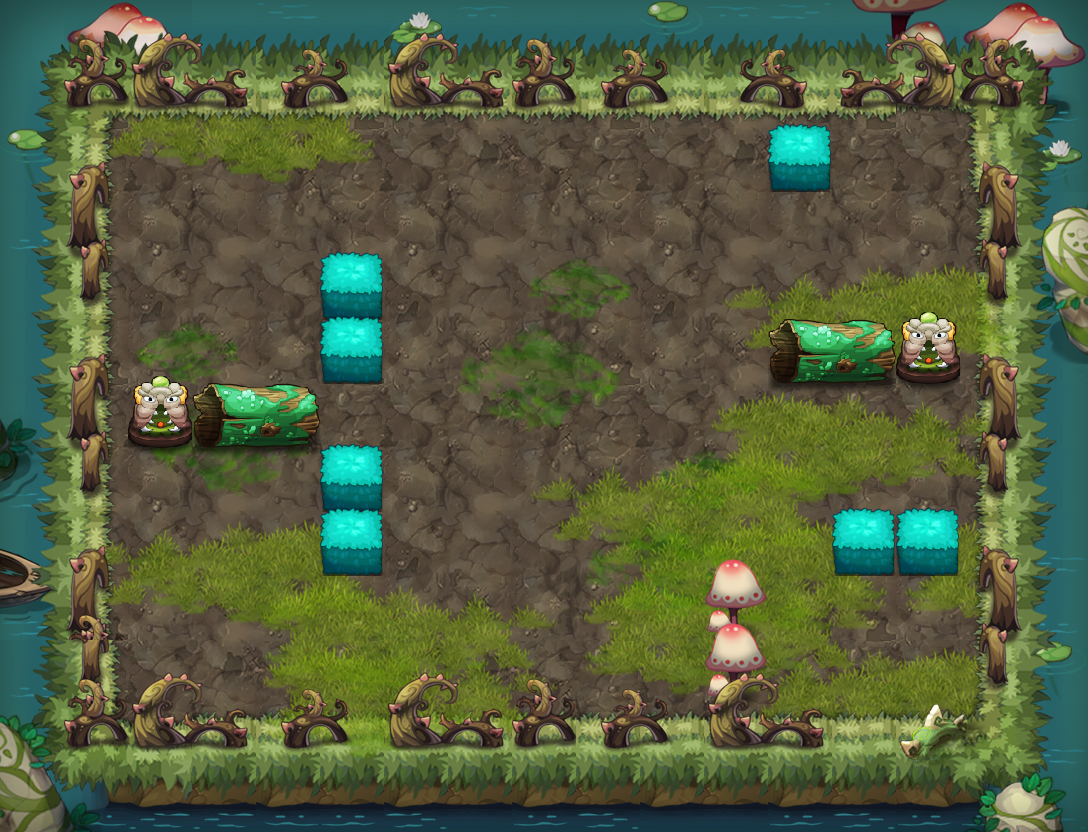

Tiled map render using the project's own tile images. Description and the map definition, with tile-layer contents summarised, below:
An orthogonal 17x13 tile map with 64x64 px tiles, 20 tile layers (PASS, 块层 15, 块层 16, 块层 17, ...) and 18 objects (14x TRAP, 3x jdsrh3, PLAYER).

<map version="1.0" orientation="orthogonal" width="17" height="13" tilewidth="64" tileheight="64">
 <properties>
  <property name="DESTRY1" value="221" />
  <property name="DESTRY2" value="225" />
  <property name="DESTRY3" value="223" />
  <property name="DESTRY_COUNT" value="3" />
  <property name="EXP" value="605" />
  <property name="ITEM" value="D018" />
  <property name="MONEY" value="908" />
 </properties>
 <tileset firstgid="1" name="swzz" tilewidth="64" tileheight="64">
  <image source="swzz-hd.png" width="1000" height="2048" />
 </tileset>
 <layer name="PASS" width="17" height="13">
  <data>[221 cells, 119 non-empty, 17 distinct tile ids]</data>
 </layer>
 <layer name="块层 15" width="17" height="13">
  <data>[221 cells, 173 non-empty, 22 distinct tile ids]</data>
 </layer>
 <layer name="块层 16" width="17" height="13">
  <data>[221 cells, 57 non-empty, 29 distinct tile ids]</data>
 </layer>
 <layer name="块层 17" width="17" height="13">
  <data>[221 cells, 32 non-empty, 4 distinct tile ids]</data>
 </layer>
 <layer name="块层 2" width="17" height="13">
  <data>[221 cells, 104 non-empty, 8 distinct tile ids]</data>
 </layer>
 <layer name="块层 19" width="17" height="13">
  <data>[221 cells, 40 non-empty, 10 distinct tile ids]</data>
 </layer>
 <layer name="块层 20" width="17" height="13">
  <data>[221 cells, 58 non-empty, 19 distinct tile ids]</data>
 </layer>
 <layer name="块层 4" width="17" height="13">
  <data>[221 cells, 16 non-empty, 6 distinct tile ids]</data>
 </layer>
 <layer name="块层 3" width="17" height="13">
  <data>[221 cells, 62 non-empty, 15 distinct tile ids]</data>
 </layer>
 <layer name="块层 6" width="17" height="13">
  <data>[221 cells, 27 non-empty, 15 distinct tile ids]</data>
 </layer>
 <layer name="块层 18" width="17" height="13">
  <data>[221 cells, 56 non-empty, 5 distinct tile ids]</data>
 </layer>
 <layer name="SHELTER 10" width="17" height="13">
  <data>[221 cells, 13 non-empty, 5 distinct tile ids]</data>
 </layer>
 <layer name="SHELTER 9" width="17" height="13">
  <data>[221 cells, 1 non-empty, 1 distinct tile ids]</data>
 </layer>
 <layer name="SHELTER 8" width="17" height="13">
  <data>[221 cells, 1 non-empty, 1 distinct tile ids]</data>
 </layer>
 <layer name="SHELTER 7" width="17" height="13">
  <data>[221 cells, 3 non-empty, 1 distinct tile ids]</data>
 </layer>
 <layer name="SHELTER 6" width="17" height="13">
  <data>[221 cells, 1 non-empty, 1 distinct tile ids]</data>
 </layer>
 <layer name="SHELTER 5" width="17" height="13">
  <data>[221 cells, 3 non-empty, 3 distinct tile ids]</data>
 </layer>
 <layer name="SHELTER 4" width="17" height="13">
  <data>[221 cells, 4 non-empty, 4 distinct tile ids]</data>
 </layer>
 <layer name="SHELTER 3" width="17" height="13">
  <data>[221 cells, 1 non-empty, 1 distinct tile ids]</data>
 </layer>
 <layer name="SHELTER 1" width="17" height="13">
  <data>[221 cells, 1 non-empty, 1 distinct tile ids]</data>
 </layer>
 <objectgroup name="对象层 1" width="34" height="26">
  <object name="PLAYER" type="PLAYER" x="896" y="384" width="64" height="64" />
  <object name="jdsrh3" x="192" y="576" width="64" height="64">
   <properties>
    <property name="lua_ai" value="monster_jdsrh_ai" />
    <property name="quality" value="jdsrh3.quality" />
   </properties>
  </object>
  <object name="jdsrh3" x="192" y="192" width="64" height="64">
   <properties>
    <property name="lua_ai" value="monster_jdsrh_ai" />
    <property name="quality" value="jdsrh3.quality" />
   </properties>
  </object>
  <object name="jdsrh3" x="832" y="576" width="64" height="64">
   <properties>
    <property name="lua_ai" value="monster_jdsrh_ai" />
    <property name="quality" value="jdsrh3.quality" />
   </properties>
  </object>
  <object name="bh1" type="TRAP" x="448" y="192" width="64" height="64">
   <properties>
    <property name="trap_ani" value="black_hole.actor" />
    <property name="trap_floor" value="true" />
    <property name="trap_id" value="2" />
    <property name="trap_sh" value="0.1" />
    <property name="trap_sw" value="0.1" />
   </properties>
  </object>
  <object name="bh1" type="TRAP" x="448" y="512" width="64" height="64">
   <properties>
    <property name="trap_ani" value="black_hole.actor" />
    <property name="trap_floor" value="true" />
    <property name="trap_id" value="2" />
    <property name="trap_sh" value="0.1" />
    <property name="trap_sw" value="0.1" />
   </properties>
  </object>
  <object name="xy1" type="TRAP" x="448" y="512" width="64" height="64">
   <properties>
    <property name="lua_ai" value="trap_mire_ai" />
    <property name="trap_sh" value="0.1" />
    <property name="trap_sw" value="0.1" />
   </properties>
  </object>
  <object name="xy1" type="TRAP" x="448" y="192" width="64" height="64">
   <properties>
    <property name="lua_ai" value="trap_mire_ai" />
    <property name="trap_sh" value="0.1" />
    <property name="trap_sw" value="0.1" />
   </properties>
  </object>
  <object name="pg1" type="TRAP" x="640" y="192" width="64" height="64">
   <properties>
    <property name="trap_ani" value="poison_ground.actor" />
    <property name="trap_floor" value="true" />
    <property name="trap_script" value="target(&quot;PLAYER&quot;):onDamage(target(&quot;PLAYER&quot;):getHP()*0.1,&quot;TRAP&quot;);" />
    <property name="trap_start_mode" value="0" />
   </properties>
  </object>
  <object name="pg1" type="TRAP" x="704" y="192" width="64" height="64">
   <properties>
    <property name="trap_ani" value="poison_ground.actor" />
    <property name="trap_floor" value="true" />
    <property name="trap_script" value="target(&quot;PLAYER&quot;):onDamage(target(&quot;PLAYER&quot;):getHP()*0.1,&quot;TRAP&quot;);" />
    <property name="trap_start_mode" value="0" />
   </properties>
  </object>
  <object name="pg1" type="TRAP" x="768" y="192" width="64" height="64">
   <properties>
    <property name="trap_ani" value="poison_ground.actor" />
    <property name="trap_floor" value="true" />
    <property name="trap_script" value="target(&quot;PLAYER&quot;):onDamage(target(&quot;PLAYER&quot;):getHP()*0.1,&quot;TRAP&quot;);" />
    <property name="trap_start_mode" value="0" />
   </properties>
  </object>
  <object name="pg1" type="TRAP" x="832" y="192" width="64" height="64">
   <properties>
    <property name="trap_ani" value="poison_ground.actor" />
    <property name="trap_floor" value="true" />
    <property name="trap_script" value="target(&quot;PLAYER&quot;):onDamage(target(&quot;PLAYER&quot;):getHP()*0.1,&quot;TRAP&quot;);" />
    <property name="trap_start_mode" value="0" />
   </properties>
  </object>
  <object name="pg1" type="TRAP" x="832" y="256" width="64" height="64">
   <properties>
    <property name="trap_ani" value="poison_ground.actor" />
    <property name="trap_floor" value="true" />
    <property name="trap_script" value="target(&quot;PLAYER&quot;):onDamage(target(&quot;PLAYER&quot;):getHP()*0.1,&quot;TRAP&quot;);" />
    <property name="trap_start_mode" value="0" />
   </properties>
  </object>
  <object name="pg1" type="TRAP" x="768" y="256" width="64" height="64">
   <properties>
    <property name="trap_ani" value="poison_ground.actor" />
    <property name="trap_floor" value="true" />
    <property name="trap_script" value="target(&quot;PLAYER&quot;):onDamage(target(&quot;PLAYER&quot;):getHP()*0.1,&quot;TRAP&quot;);" />
    <property name="trap_start_mode" value="0" />
   </properties>
  </object>
  <object name="pg1" type="TRAP" x="704" y="256" width="64" height="64">
   <properties>
    <property name="trap_ani" value="poison_ground.actor" />
    <property name="trap_floor" value="true" />
    <property name="trap_script" value="target(&quot;PLAYER&quot;):onDamage(target(&quot;PLAYER&quot;):getHP()*0.1,&quot;TRAP&quot;);" />
    <property name="trap_start_mode" value="0" />
   </properties>
  </object>
  </objectgroup>
</map>
<!-- 3 of 18 objects omitted -->
